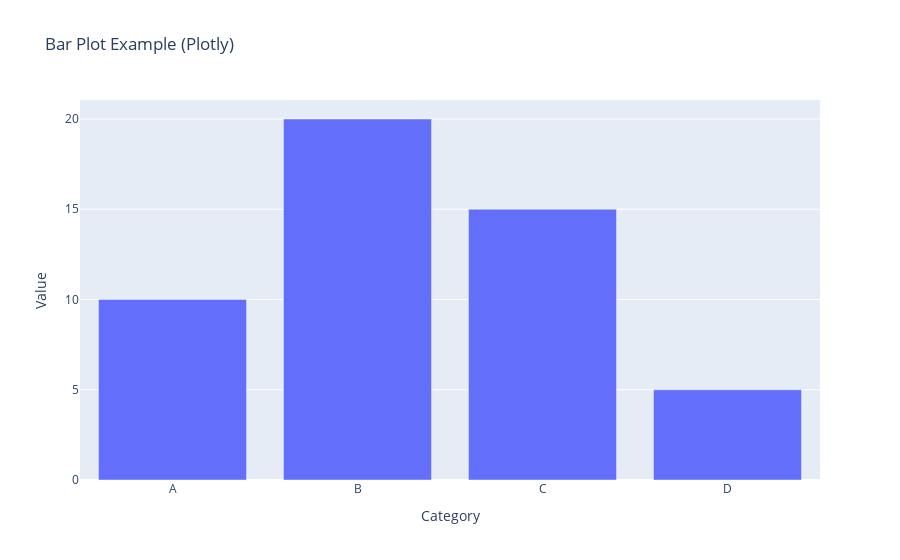

The cell this chart's notebook holds for it:
### Code cell
# Sample data
categories = ['A', 'B', 'C', 'D']
values = [10, 20, 15, 5]

# Create a bar plot using Plotly
fig = px.bar(x=categories, y=values, labels={'x': 'Category', 'y': 'Value'}, title='Bar Plot Example (Plotly)')
fig.show()

### Figure 1 — Plotly figure (JSON) as saved in the notebook; plotly's stock layout.template omitted (floating-point values rounded to 4 significant figures)
{"data": [{"alignmentgroup": "True", "hovertemplate": "Category=%{x}<br>Value=%{y}<extra></extra>", "legendgroup": "", "marker": {"color": "#636efa", "pattern": {"shape": ""}}, "name": "", "offsetgroup": "", "orientation": "v", "showlegend": false, "textposition": "auto", "type": "bar", "x": ["A", "B", "C", "D"], "xaxis": "x", "y": [10, 20, 15, 5], "yaxis": "y"}], "layout": {"barmode": "relative", "legend": {"tracegroupgap": 0}, "title": {"text": "Bar Plot Example (Plotly)"}, "xaxis": {"anchor": "y", "domain": [0, 1], "title": {"text": "Category"}}, "yaxis": {"anchor": "x", "domain": [0, 1], "title": {"text": "Value"}}}}
